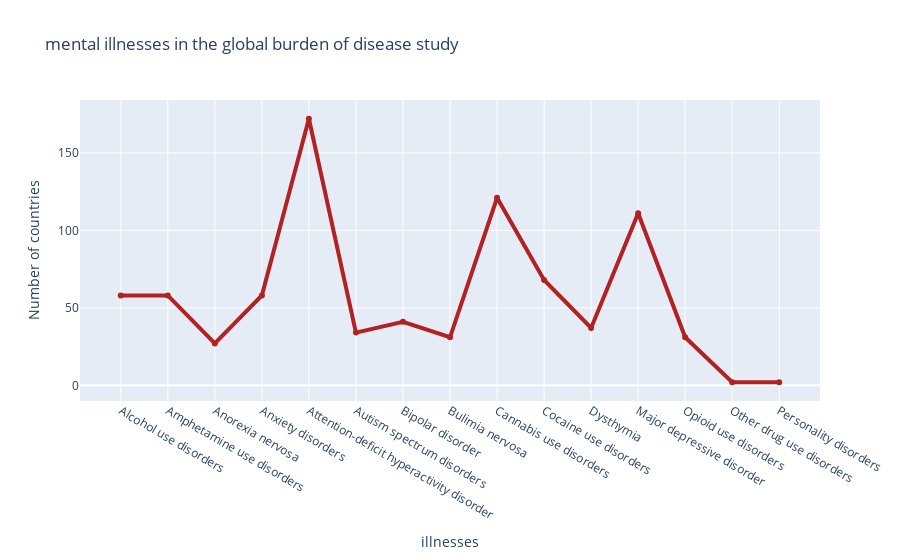

The cell this chart's notebook holds for it:
### Code cell
x = ["Alcohol use disorders", "Amphetamine use disorders", "Anorexia nervosa", "Anxiety disorders",
     "Attention-deficit hyperactivity disorder", "Autism spectrum disorders", "Bipolar disorder",
     "Bulimia nervosa", "Cannabis use disorders", "Cocaine use disorders", "Dysthymia","Major depressive disorder",
    "Opioid use disorders", "Other drug use disorders", "Personality disorders"]

fig = go.Figure()
# Create and style traces
fig.add_trace(go.Scatter(x=x, y=df4["Number of countries with primary data on prevalence of mental disorders"],
                         name='Nearly every day',
                         line=dict(color='firebrick', width=4)))


# Edit the layout
fig.update_layout(title='mental illnesses in the global burden of disease study',
                   xaxis_title='illnesses',
                   yaxis_title='Number of countries')


fig.show()

### Figure 1 — Plotly figure (JSON) as saved in the notebook; plotly's stock layout.template omitted (floating-point values rounded to 4 significant figures)
{"data": [{"line": {"color": "firebrick", "width": 4}, "name": "Nearly every day", "type": "scatter", "x": ["Alcohol use disorders", "Amphetamine use disorders", "Anorexia nervosa", "Anxiety disorders", "Attention-deficit hyperactivity disorder", "Autism spectrum disorders", "Bipolar disorder", "Bulimia nervosa", "Cannabis use disorders", "Cocaine use disorders", "Dysthymia", "Major depressive disorder", "Opioid use disorders", "Other drug use disorders", "Personality disorders"], "y": [58, 58, 27, 58, 172, 34, 41, 31, 121, 68, 37, 111, 31, 2, 2]}], "layout": {"title": {"text": "mental illnesses in the global burden of disease study"}, "xaxis": {"title": {"text": "illnesses"}}, "yaxis": {"title": {"text": "Number of countries"}}}}
